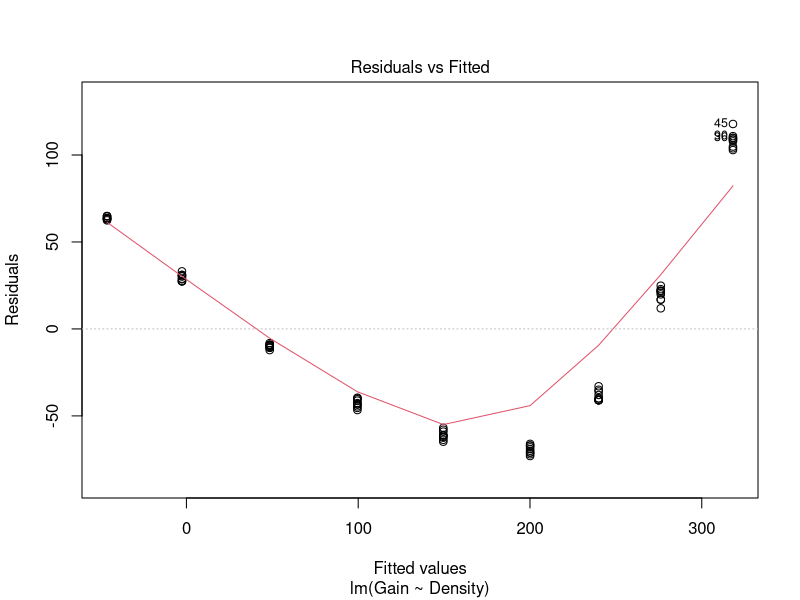
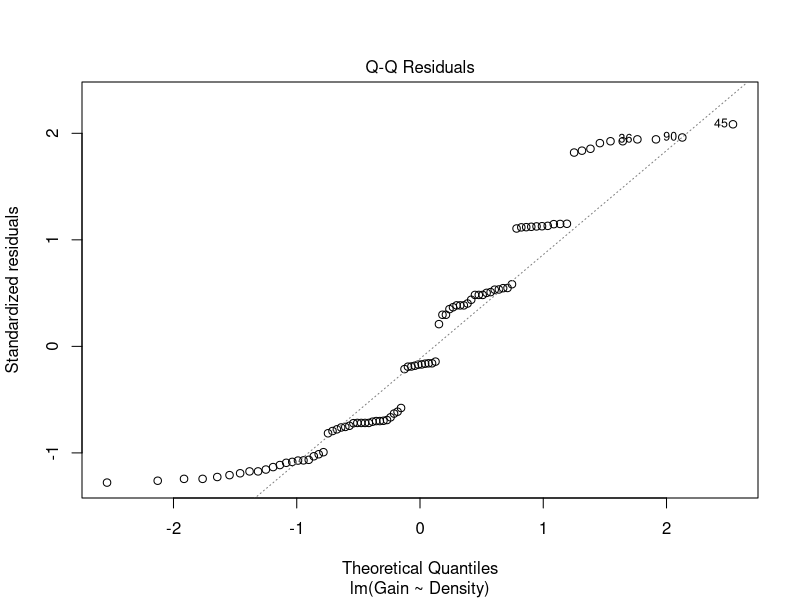
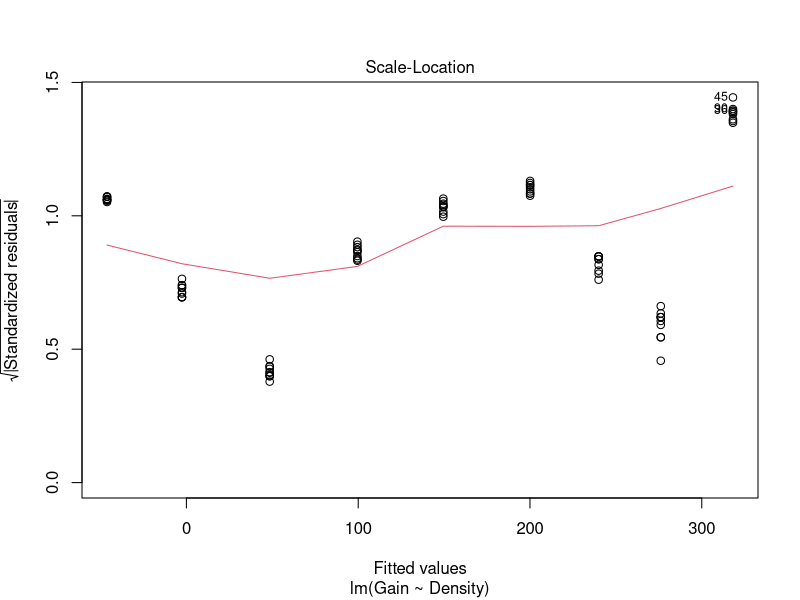
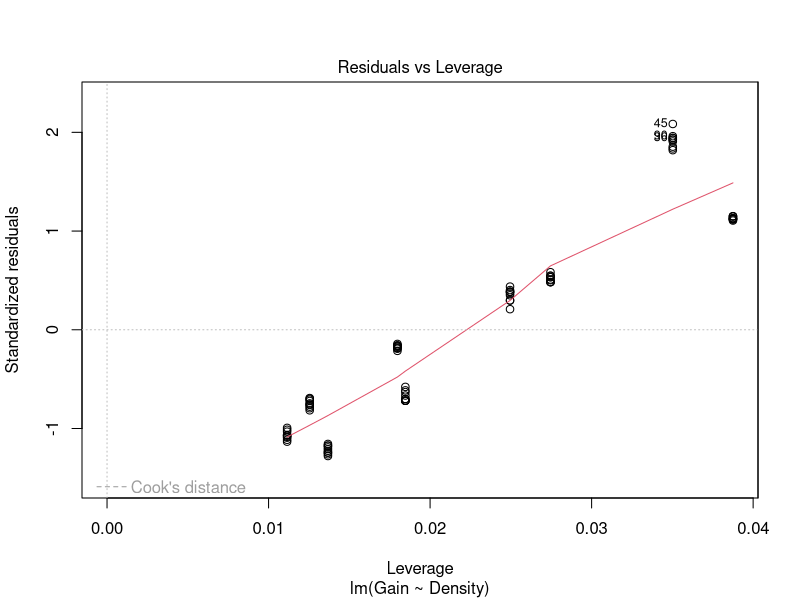
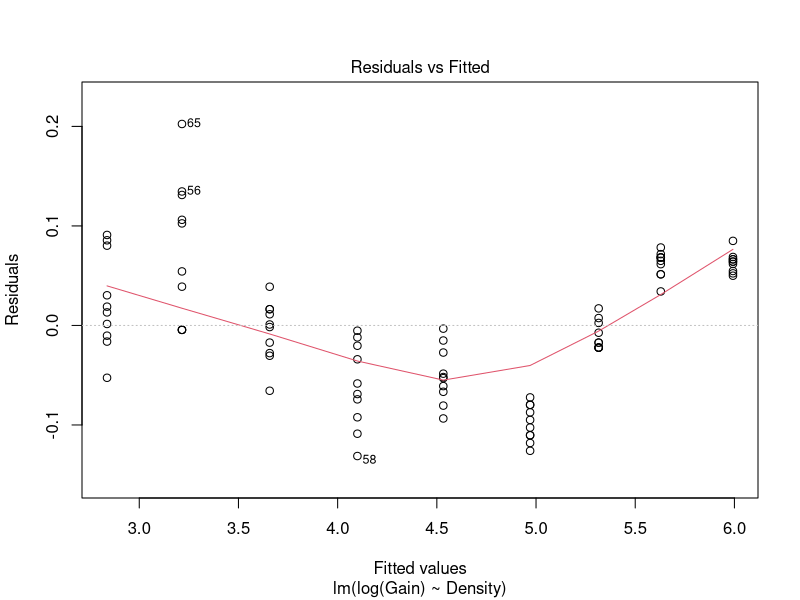
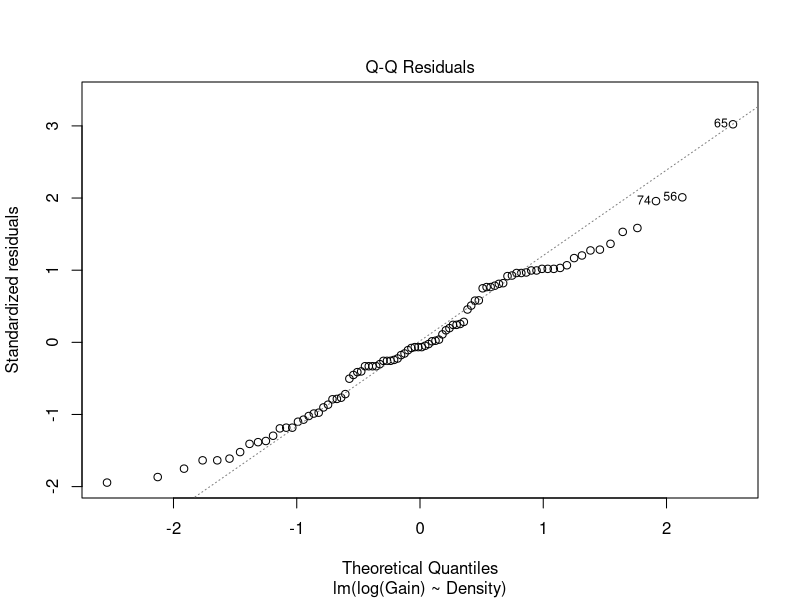
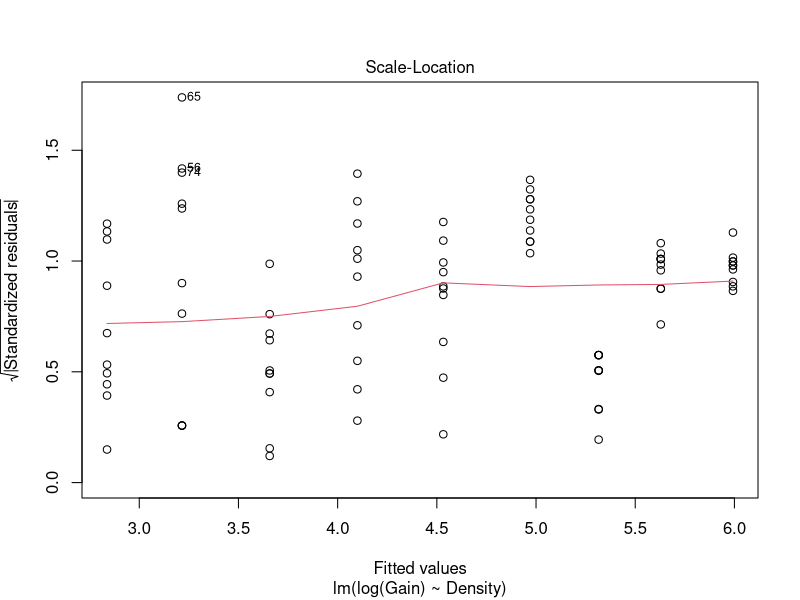
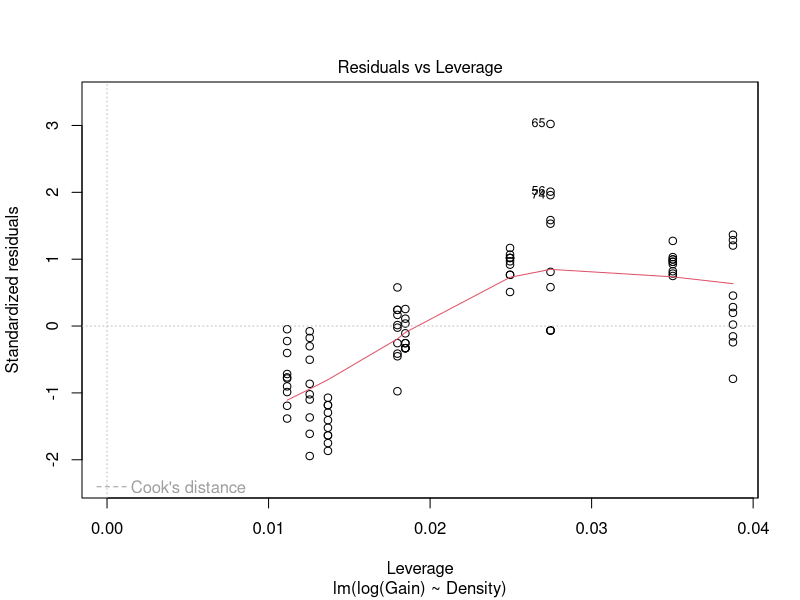

Source code (R) for these figures, in order: (Note: this script raises an error after producing the figures.)
## ---- chunk 1
knitr::opts_chunk$set(echo = TRUE)
## ---- chunk 2
Density = c(0.686,0.604,0.508,0.412,
            0.318,0.223,0.148,0.080,0.001)

Gain1 = c(17.6,24.8,39.4,60.0,
          87.0,128,199,298,423)
Gain2 = c(17.3,25.9,37.6,58.3,
          92.7,130,204,298,421)
Gain3 = c(16.9,26.3,38.1,59.6,
          90.5,131,199,297,422)
Gain4 = c(16.2,24.8,37.7,59.1,
          85.8,129,207,288,428)
Gain5 = c(17.1,24.8,36.3,56.3,
          87.5,127,200,296,436)
Gain6 = c(18.5,27.6,38.7,55.0,
          88.3,129,200,293,427)
Gain7 = c(18.7,28.5,39.4,52.9,
          91.6,132,205,301,426)
Gain8 = c(17.4,30.5,38.8,54.1,
          88.2,133,202,299,428)
Gain9 = c(18.6,28.4,39.2,56.9,
          88.6,134,199,298,427)
Gain10 = c(16.8,27.7,40.3,56.0,
           84.7,133,199,293,429)

#df with only two columns
df1 = data.frame(
  rep(Density,10),
  c(Gain1,Gain2,Gain3,Gain4,Gain5,
    Gain6,Gain7,Gain8,Gain9,Gain10))
#chage column names
names(df1) = c("Density","Gain")

## ---- chunk 3
library(ggplot2)

dxg = ggplot(df1,aes(x=Density, y =Gain))
dxg_df1 = dxg + ggtitle("Point Plot each Polyethylene Density and its 10 Gains reading") + geom_point(aes(colour = factor(Density)))
## ---- chunk 4
model0 = lm(Gain~Density, data=df1)
summary(model0)
coefs1 = model0$coefficients
plot(model0)
## ---- chunk 5
model1 = lm(log(Gain)~Density, data=df1)
summary(model1)
coefs1 = model1$coefficients
plot(model1)
## ---- chunk 6
# without error term
# predict Gains using model1
#G.pred1 = exp(predict(model1, df1, level=0.95, interval="confidence"))

# but we want density, inverse estimating... using the equation of the model
D.pred1 = (log(df1$Gain) - model1$coefficients[1]) /  model1$coefficients[2]
# notice that they give the same point estimates of density

num = (D.pred1 - mean(df1$Gain))^2
denom = sum((df1$Gain - mean(df1$Gain))^2)

n = nrow(df1)
s.hat = 0.06792 # is this value right?
lowerb = D.pred1-(qnorm(0.975)*s.hat*sqrt((1/n) + num/denom))
upperb = D.pred1+(qnorm(0.975)*s.hat*sqrt((1/n) + num/denom))

lowerb < df1$Density & df1$Density < upperb
table(lowerb < df1$Density & df1$Density < upperb)


D.pred1.pt = (log(df1$Gain) - model1$coefficients[1] - model1$residuals) /  model1$coefficients[2]
lowerb.pt = D.pred1.pt - (qnorm(0.975)*s.hat*sqrt((1/n) + num/denom))
upperb.pt = D.pred1.pt + (qnorm(0.975)*s.hat*sqrt((1/n) + num/denom))
table(lowerb.pt < df1$Density & df1$Density < upperb.pt)
# with error term, all the interval estimates encompass all obs. densities

## ---- chunk 7

func = function(x){
  exp(model1$coefficients[2]*x)*exp(model1$coefficients[1])
}
dxg_df1
dxg_df1 + geom_function(fun =func) 
## ---- chunk 8
df2 = subset(df1, Density!= 0.001)
#model without 0.001
model2.l = lm(log(Gain)~Density, data=df2)
summary(model2.l)
coefs2.l = model2.l$coefficients
#plot(model2.l)

# but we want density
D.pred2.l = (log(df2$Gain) - model2.l$coefficients[1]) /  model2.l$coefficients[2]
# notice that they give the same point estimates of density

num2.l = (D.pred2.l - mean(df2$Gain))^2
denom2.l = sum((df2$Gain - mean(df2$Gain))^2)

n2.l = nrow(df2)
s.hat2.l = 0.0694 # is this value right?
lowerb2.l = D.pred2.l-(qnorm(0.975)*s.hat2.l*sqrt((1/n2.l) + num2.l/denom2.l))
upperb2.l = D.pred2.l+(qnorm(0.975)*s.hat2.l*sqrt((1/n2.l) + num2.l/denom2.l))

#check if observed density is within the interval
table(lowerb2.l < df2$Density & df2$Density < upperb2.l)


#predicting point est of density with error term
D.pred2.l.pt = (log(df2$Gain) - model2.b$coefficients[1] - model2.l$residuals) /  model2.b$coefficients[2]
lowerb2.l.pt = D.pred2.l.pt-(qnorm(0.975)*s.hat2.l*sqrt((1/n2.l) + num2.l/denom2.l))
upperb2.l.pt = D.pred2.l.pt+(qnorm(0.975)*s.hat2.l*sqrt((1/n2.l) + num2.l/denom2.l))

table(lowerb2.l.pt < df2$Density & df2$Density < upperb2.l.pt)

# with error term, all the interval estimates encompass all obs. densities

## ---- chunk 9
df3 = subset(df1,  Density!= 0.686)
#model without 0.686
model2.u = lm(log(Gain)~Density, data=df3)
summary(model2.u)
coefs2.u = model2.u$coefficients
#plot(model2.u)

# but we want density
D.pred2.u = (log(df3$Gain) - model2.u$coefficients[1]) /  model2.u$coefficients[2]
# notice that they give the same point estimates of density

num2.u = (D.pred2.u - mean(df3$Gain))^2
denom2.u = sum((df3$Gain - mean(df3$Gain))^2)
n2.u = nrow(df3)
s.hat2.u = 0.06633 # is this value right?
lowerb2.u = D.pred2.u-(qnorm(0.975, nrow(df3)-2)*s.hat2.u*sqrt(1+ (1/n2.u) + num2.u/denom2.u))
upperb2.u = D.pred2.u+(qnorm(0.975, nrow(df3)-2)*s.hat2.u*sqrt(1+(1/n2.u) + num2.u/denom2.u))

lowerb2.u < df3$Density & df3$Density < upperb2.u
table(lowerb2.u < df3$Density & df3$Density < upperb2.u)

#predicting density with error term
D.pred2.u.pt=(log(df3$Gain) - model2.b$coefficients[1] - model2.u$residuals) /  model2.b$coefficients[2]
lowerb2.u.pt = D.pred2.u.pt-(qt(0.975, nrow(df3)-2)*s.hat2.u*sqrt(1+(1/n2.u) + num2.u/denom2.u))
upperb2.u.pt = D.pred2.u.pt+(qt(0.975, nrow(df3)-2)*s.hat2.u*sqrt(1+(1/n2.u) + num2.u/denom2.u))
table(lowerb2.u.pt < df3$Density & df3$Density < upperb2.u.pt)
# with error term, all the interval estimates encompass all obs. densities

## ---- chunk 10
df4 = subset(df1,  Density>0.001 & Density<0.686)

#model without 0.686 and 0.001
model2.b = lm(log(Gain)~Density, data=df4)
summary(model2.b)
coefs2.b = model2.b$coefficients
#plot(model2.b)

# but we want density
D.pred2.b = (log(df4$Gain) - model2.b$coefficients[1]) /  model2.b$coefficients[2]



num2.b = (D.pred2.b - mean(df4$Gain))^2
denom2.b = sum((df4$Gain - mean(df4$Gain))^2)
n2.b = nrow(df4)
s.hat2.b = 0.06868 # is this value right?
lowerb2.b = D.pred2.b-(qt(0.975,df = nrow(df4)-2)*s.hat2.b*sqrt((1/n2.b) + num2.b/denom2.b))
upperb2.b = D.pred2.b+(qt(0.975, df = nrow(df4)-2)*s.hat2.b*sqrt((1/n2.b) + num2.b/denom2.b))

lowerb2.b < df4$Density & df4$Density < upperb2.b
table(lowerb2.b < df4$Density & df4$Density < upperb2.b)

#predicting density with error term
D.pred2.b.pt = (log(df4$Gain) - model2.b$coefficients[1] - model2.b$residuals) /  model2.b$coefficients[2]
lowerb2.b.pt = D.pred2.b.pt-(qnorm(0.975)*s.hat2.b*sqrt((1/n2.b) + num2.b/denom2.b))
upperb2.b.pt = D.pred2.b.pt+(qnorm(0.975)*s.hat2.b*sqrt((1/n2.b) + num2.b/denom2.b))
table(lowerb2.b.pt < df4$Density & df4$Density < upperb2.b.pt)
# with error term, all the interval estimates encompass all obs. densities

## ---- chunk 11
e= model1$residuals
qqnorm(e)
qqline(e)
shapiro.test(e)
# residuals are normally distributed
df1$Density 
## ---- chunk 12
# function to find lower and upper bounds for a model
CI = function(model, alpha){
  if(model == 1){
    num = (D.pred1 - mean(df1$Gain))^2
    denom = sum((df1$Gain - mean(df1$Gain))^2)
    n = nrow(df1)
    s.hat = 0.06792 # is this value right?
    lowerb = D.pred1-(qnorm(1-(alpha/2))*s.hat*sqrt((1/n) + num/denom))
    upperb = D.pred1+(qnorm(1-(alpha/2))*s.hat*sqrt((1/n) + num/denom))
  }
  else if(model==2){
    num2.l = (D.pred2.l - mean(df2$Gain))^2
    denom2.l = sum((df2$Gain - mean(df2$Gain))^2)
    n2.l = nrow(df2)
    s.hat2.l = 0.0694 # is this value right?
    lowerb = D.pred2.l-(qnorm(alpha/2)*s.hat2.l*sqrt((1/n2.l) + num2.l/denom2.l))
    upperb = D.pred2.l+(qnorm(alpha/2)*s.hat2.l*sqrt((1/n2.l) + num2.l/denom2.l))
  }
  else if(model==3){
    num2.u = (D.pred2.u - mean(df3$Gain))^2
    denom2.u = sum((df3$Gain - mean(df3$Gain))^2)
    n2.u = nrow(df3)
    s.hat2.u = 0.06633 # is this value right?
    lowerb = D.pred2.u-(qnorm(alpha/2)*s.hat2.u*sqrt((1/n2.u) + num2.u/denom2.u))
    upperb = D.pred2.u+(qnorm(alpha/2)*s.hat2.u*sqrt((1/n2.u) + num2.u/denom2.u))
  }
  else if(model==4){
    num2.b = (D.pred2.b - mean(df4$Gain))^2
    denom2.b = sum((df4$Gain - mean(df4$Gain))^2)
    n2.b = nrow(df4)
    s.hat2.b = 0.06868 # is this value right?
    lowerb = D.pred2.b-(qnorm(alpha/2)*s.hat2.b*sqrt((1/n2.b) + num2.b/denom2.b))
    upperb = D.pred2.b+(qnorm(alpha/2)*s.hat2.b*sqrt((1/n2.b) + num2.b/denom2.b))
  }
  else{
    print("model not found...")
    lowerb = NA
    upperb = NA
  }
  return(as.data.frame(cbind(lowerb,upperb)))
}

# 95% confidence interval of model1
CI(1,0.05)

# 95% confidence interval of model2.l 
# note: model2.l has log(Gain) as y and Density as x; data with low density:0.001 is removed 
CI(2,0.05)

# 95% confidence interval of model2.u
# note: model2.u has log(Gain) as y and Density as x; data with high density:0.686 is removed 
CI(3,0.05)

# 95% confidence interval of model2.b
# note: model2.b has log(Gain) as y and Density as x; both low density:0.001 and 0.686 are removed 
CI(4,0.05)
## ---- chunk 13
estimateDensity = function(gain, model, alpha){
  if(model==1){
    pointEstimate = (log(gain) - model1$coefficients[1]) /  model1$coefficients[2]
    num = (pointEstimate - mean(df1$Gain))^2
    denom = sum((df1$Gain - mean(df1$Gain))^2)
    n = nrow(df1)
    s.hat = 0.06792 # is this value right?
    ci = pointEstimate + c(-1,1)*(qt(1-(alpha/2), nrow(df1)-2)*s.hat*sqrt(1+ (1/n) + num/denom))
  }
  else if(model==2){
    pointEstimate = (log(gain) - model2.l$coefficients[1]) /  model2.l$coefficients[2]
    num2.l = (pointEstimate - mean(df2$Gain))^2
    denom2.l = sum((df2$Gain - mean(df2$Gain))^2)
    n2.l = nrow(df2)
    s.hat2.l = 0.0694 # is this value right?
    ci = pointEstimate + c(-1,1)*(qt(1-(alpha/2), nrow(df2)-2)*s.hat2.l*sqrt(1+ (1/n2.l) + num2.l/denom2.l))
    
  }
  else if(model==3){
    pointEstimate = (log(gain) - model2.u$coefficients[1]) /  model2.u$coefficients[2]
    num2.u = (pointEstimate - mean(df3$Gain))^2
    denom2.u = sum((df3$Gain - mean(df3$Gain))^2)
    n2.u = nrow(df3)
    s.hat2.u = 0.06633 # is this value right?
    ci = pointEstimate + c(-1,1)*(qt(1-(alpha/2), nrow(df3)-2)*s.hat2.u*sqrt(1+ (1/n2.u) + num2.u/denom2.u))
  }
  else if(model==4){
    pointEstimate = (log(gain) - model2.b$coefficients[1]) /  model2.b$coefficients[2]
    num2.b = (pointEstimate - mean(df4$Gain))^2
    denom2.b = sum((df4$Gain - mean(df4$Gain))^2)
    n2.b = nrow(df4)
    s.hat2.b = 0.06868 # is this value right?
    ci = pointEstimate + c(-1,1)*(qt(1-(alpha/2), nrow(df4)-2)*s.hat2.b*sqrt(1+(1/n2.b) + num2.b/denom2.b))
    
  }
  else{
    print("model not found...")
    pointEstimate = NA
    ci = NA
  }
  
  df = data.frame(cbind(
    rep(c("point estimate ", "lowerb","upperb"),length(gain)),
    c(pointEstimate, ci)))
  names(df) = c("label", "value")
  return(df)
}
## ---- chunk 14
# put model type: 1,2,3,4, gains, fit.value of density and their, se.fit. in a df then add on the plot

m1 = rep(1, length(D.pred1))
m2 = rep(2, length(D.pred2.l))
m3 = rep(3, length(D.pred2.u))
m4 = rep(4, length(D.pred2.b))
model = c(m1,m2,m3,m4)
p.estimates = c(D.pred1, D.pred2.l, D.pred2.u, D.pred2.b)
est.df = data.frame(model,p.estimates)

func = function(x){
  exp(model1$coefficients[2]*x)*exp(model1$coefficients[1])
}
dxg_df1
dxg_df1 + geom_function(fun =func) 
